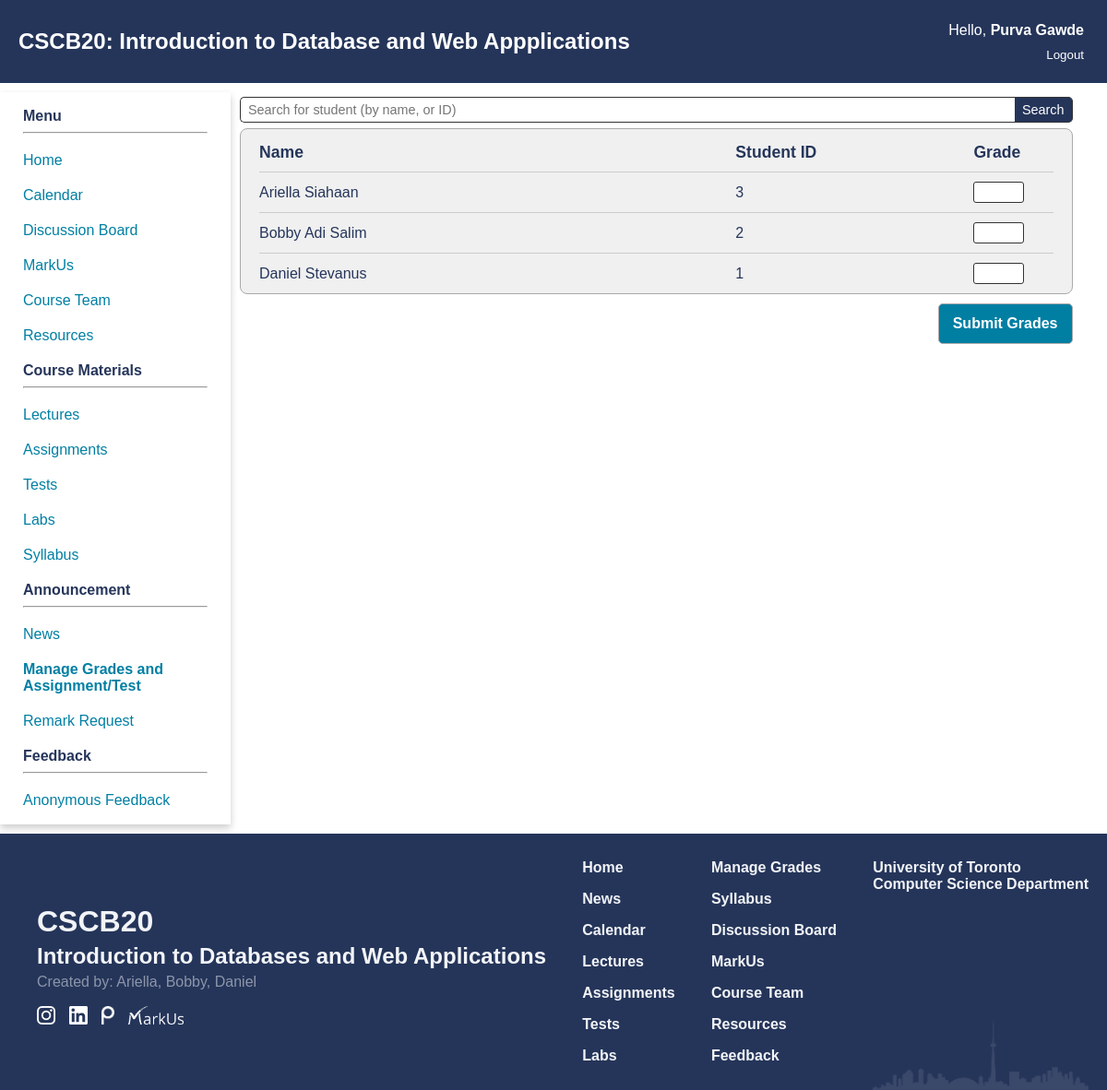
The page /grades/1 (signed in) on the database as committed earlier.
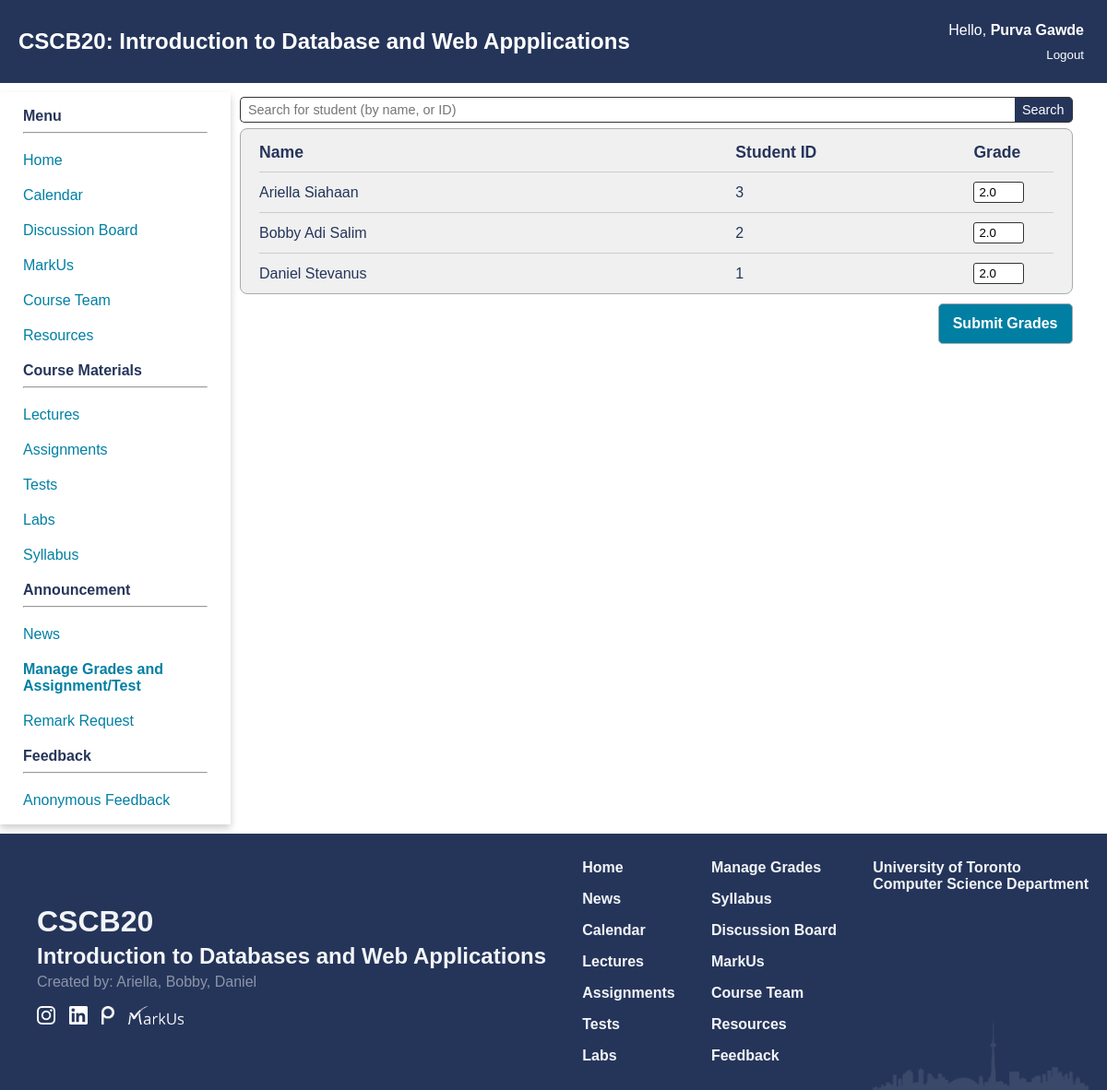
The same page on the database as committed later.
### app.py (models this page shows)
class Student(db.Model):
    id = db.Column(db.Integer, primary_key = True)
    username = db.Column(db.String(50), unique = True, nullable = False)
    password = db.Column(db.Text, nullable = False)
    name = db.Column(db.String(250), nullable = False)
    date_created = db.Column(db.Date, default = datetime.utcnow)
    grades = db.relationship("Grades", backref = 'student', lazy = True)

class Grades(db.Model):
    id = db.Column(db.Integer, primary_key = True)
    student_id = db.Column(db.Integer, db.ForeignKey('student.id'), nullable = False)
    test_id = db.Column(db.Integer, db.ForeignKey('test.id'), nullable = False)
    grade = db.Column(db.Float, nullable = False)
    remarks = db.relationship("RemarkRequest", backref ='grade', lazy = True)

### app.py (the view, shortened to what this page needs)
@app.route('/grades/<test_id>', methods = ["GET", "POST"])
def edit_grades(test_id):
    if(not isInstructor(session)):
        return redirect('/')
    if(request.method == "GET"):
        grade_id = request.args.get("id")
        search = request.args.get('search')
        if(grade_id):
            lst_student_grades = [Grades.query.filter_by(id = grade_id).first()]
            lst_student = [lst_student_grades[0].student]
        else:
            lst_student_grades = Grades.query.filter_by(test_id = test_id).all()
            lst_student = Student.query.order_by(Student.name.asc()).all()
            if search:
                lst_student = Student.query.order_by(Student.name.asc()).filter(Student.name.like(f"%{search}%")).all()
                lst_student.extend(Student.query.order_by(Student.name.asc()).filter(Student.id.like(f"%{search}%")).all())
        if not search:
            search = ''
        lst_tuple_student_grade = []
        for student in lst_student:
            found = False
            for grade in lst_student_grades:
                if student.id == grade.student.id:
                    found = True
                    lst_tuple_student_grade.append((student, grade.grade))
                    break
            if not found:
                lst_tuple_student_grade.append((student, None))
        return render_template('update_grades.html', search = search, lst_tuple_student_grade = lst_tuple_student_grade, test_id = test_id, grades = True)

### app.py (called while the page is built)
def isInstructor(identity):
    if "auth" in identity and identity["auth"] == 'Instructor':
        return True
    return False

### templates/update_grades.html (shortened to what this page needs)
{% extends 'home_template.html' %}
{% block extra_css %}
<link href="{{ url_for('static', filename='css/update_grades.css') }}" rel="stylesheet" type="text/css">
{% endblock %}
{% block content %}
    <main>
        <form action="/grades/{{ test_id }}" method="get">
            <div class=student-search>
                <input type="text" name="search" placeholder="Search for student (by name, or ID)" value ="{{ search }}">
                <button type="submit">Search</button>
            </div>
        </form>
        <form action="/grades/{{ test_id }}" method="post">
            <div class="grades-container">
                <div class="grades-header student-row">
                    <strong class="student-name">Name</strong>
                    <strong class="student-id">Student ID</strong>
                    <strong class="student-grade">Grade</strong>
                </div>
                {% for student, grade in lst_tuple_student_grade %}
                <div class="student-row">
                    <span class="student-name">{{ student.name }}</span>
                    <span class="student-id">{{ student.id }}</span>
                    <span class="student-grade">
                        <input class="grade-input" type="number" value="{{ grade }}" name="student{{ student.id }}_grade">
                    </span>
                </div>
                {% endfor %}
            </div>
            <div class="add-button-container"><button class="add-button" type="submit">Submit Grades</button></div>
        </form>
    </main>
{% endblock %}

Rows that differ between the two databases and show on the page:
no longer on this page (row unchanged): Student: name "Ariella Siahaan", id "3"
no longer on this page (row unchanged): Student: name "Bobby Adi Salim", id "2"
no longer on this page (row unchanged): Student: name "Daniel Stevanus", id "1"
added Grades: name "Ariella Siahaan", id "3", grade "2.0"
added Grades: name "Bobby Adi Salim", id "2", grade "2.0"
added Grades: name "Daniel Stevanus", id "1", grade "2.0"
